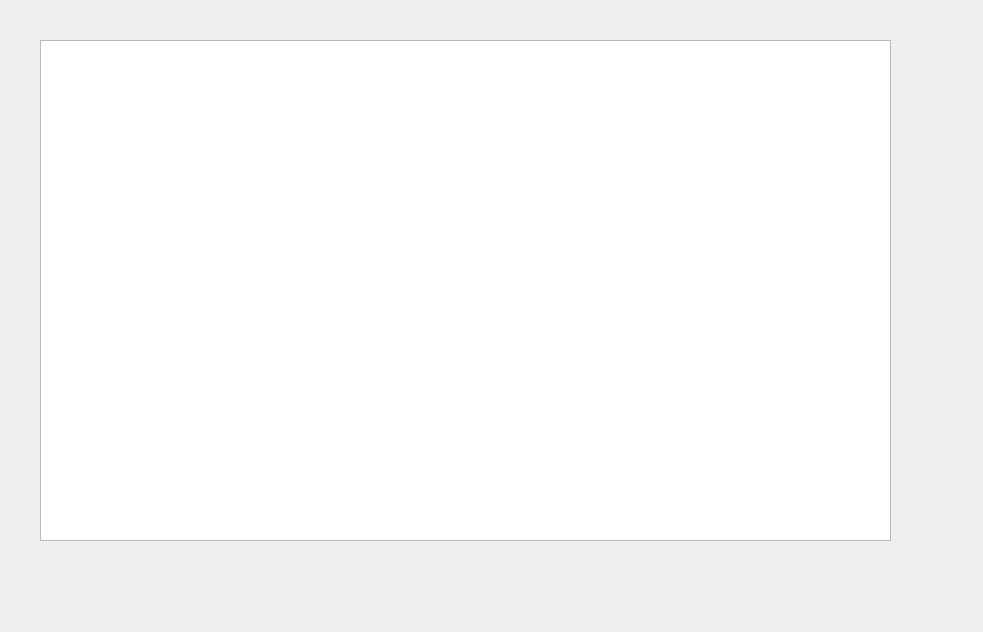
<?xml version="1.0" encoding="UTF-8"?>
<ui version="4.0">
 <class>stat_form</class>
 <widget class="QWidget" name="stat_form">
  <property name="geometry">
   <rect>
    <x>0</x>
    <y>0</y>
    <width>983</width>
    <height>632</height>
   </rect>
  </property>
  <property name="windowTitle">
   <string>Form</string>
  </property>
  <widget class="QGraphicsView" name="graphicsView">
   <property name="geometry">
    <rect>
     <x>40</x>
     <y>40</y>
     <width>851</width>
     <height>501</height>
    </rect>
   </property>
  </widget>
 </widget>
 <resources/>
 <connections/>
</ui>
